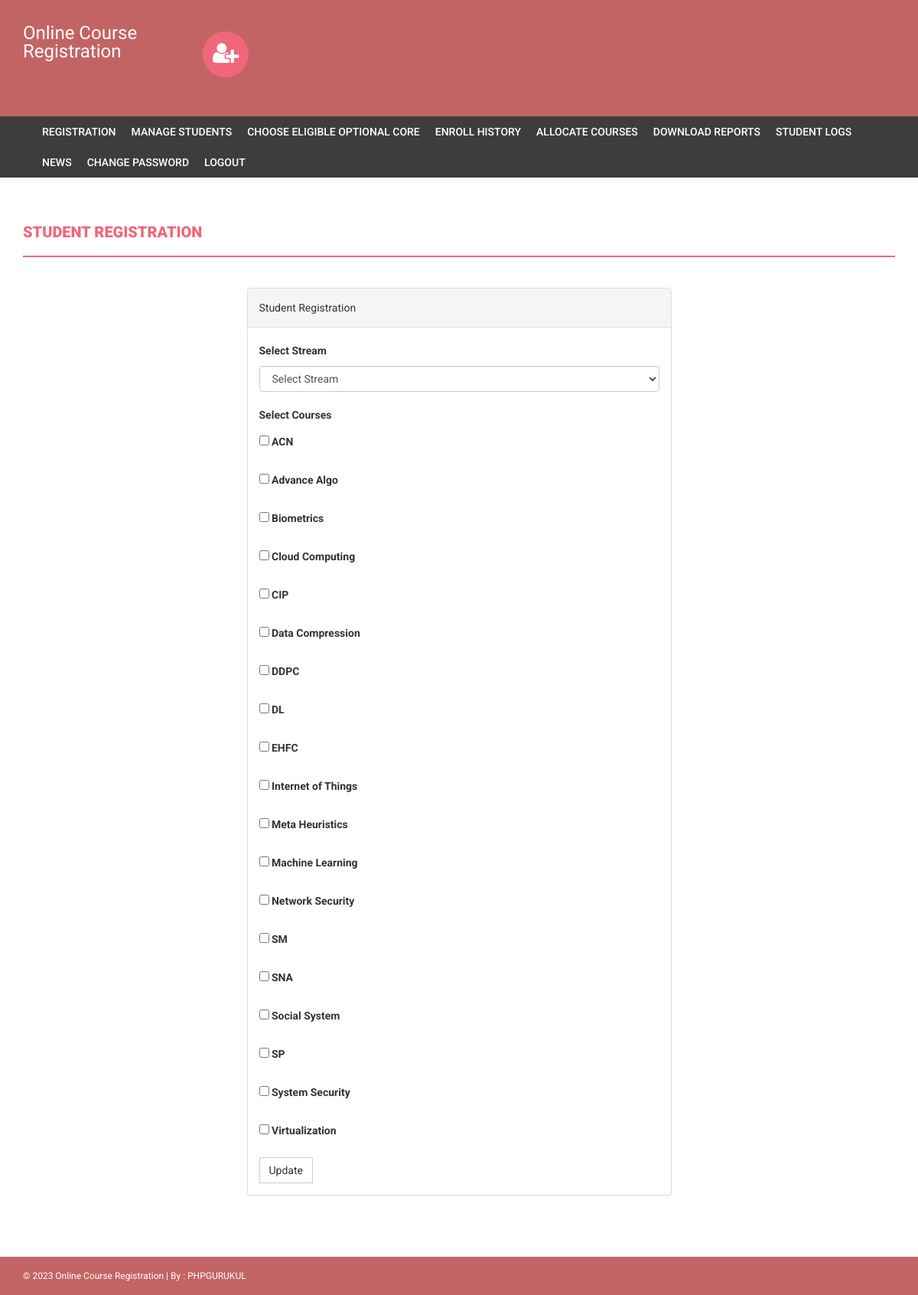
Screenshot of /onlinecourse/admin/eligible-optional-core.php (signed in) with the database file from the repository.
### tables this page shows
CREATE TABLE `course` (
  `course_code` varchar(255) NOT NULL,
  `courseName` varchar(255) DEFAULT NULL,
  `courseUnit` varchar(255) DEFAULT NULL,
  `noofSeats` int(11) DEFAULT NULL,
  `bucket_number` int(11) NOT NULL,
  `MCA` int(11) DEFAULT NULL COMMENT 'seats_for_MCA',
  `seats_for_IMTECH_3-4` int(11) DEFAULT NULL,
  `seats_for_IMTECH_5-6` int(11) DEFAULT NULL,
  `IMTECH_7-8` int(11) DEFAULT NULL COMMENT 'seats_for_IMTECH_7-8',
  `seats_for_MTECH_AI` int(11) DEFAULT NULL,
  `seats_for_MTECH_CS` int(11) DEFAULT NULL,
  `seats_for_MTECH_IT` int(11) DEFAULT NULL,
  `creationDate` timestamp NULL DEFAULT current_timestamp(),
  `updationDate` varchar(255) DEFAULT NULL
);

### onlinecourse/admin/eligible-optional-core.php (the view, shortened to what this page needs)
<?php
if(strlen($_SESSION['alogin'])==0)
    {
header('location:index.php');
}
else{
?>
<!DOCTYPE html>
<html xmlns="http://www.w3.org/1999/xhtml">
<head>
    <link href="../assets/css/bootstrap.css" rel="stylesheet" />
    <link href="../assets/css/font-awesome.css" rel="stylesheet" />
    <link href="../assets/css/style.css" rel="stylesheet" />
</head>
<body>
<?php include('includes/header.php');?>
<?php if($_SESSION['alogin']!="")
{
 include('includes/menubar.php');
}
 ?>
    <div class="content-wrapper">
        <div class="container">
              <div class="row">
                    <div class="col-md-12">
                        <h1 class="page-head-line">Student Registration  </h1>
                    </div>
                </div>
                <div class="row" >
                  <div class="col-md-3"></div>
                    <div class="col-md-6">
                        <div class="panel panel-default">
                        <div class="panel-heading">
                          Student Registration
                        </div>
                        <div class="panel-body">
                       <form method="post" >
                       <div class="form-group">
    <label for="stream_name">Select Stream</label>
    <select class="form-control" name="stream_name" required="required">
   <option value="">Select Stream</option>
    </select>
   </div>
<div class="form-group">
    <label for="courses">Select Courses</label>
  <?php
$sql = mysqli_query($con, "SELECT * FROM course");
while ($row = mysqli_fetch_array($sql)) {
    ?>
    <div class="form-group">
        <input type="checkbox" id="course_<?php echo htmlentities($row['courseName']);?>" name="courses[]" value="<?php echo htmlentities($row['courseName']);?>" />
        <label for="course_<?php echo htmlentities($row['courseName']);?>"><?php echo htmlentities($row['courseName']);?></label>
    </div>
    <?php
}
?>
 </div>
 <button type="submit" name="submit" id="submit" class="btn btn-default">Update</button>
</form>
                            </div>
                            </div>
                    </div>
                </div>
            </div>
        </div>
  <?php include('includes/footer.php');?>
</body>
</html>
<?php } ?>

### onlinecourse/assets/css/style.css (style rules this page uses)
body { font-family: 'Roboto', sans-serif; line-height: 30px; }
.content-wrapper { margin-top: 40px; min-height: 600px; padding-bottom: 60px; }
.page-head-line { font-weight: 900; padding-bottom: 20px; border-bottom: 2px solid #F0677C; text-transform: uppercase; color: #F0677C; font-size: 20px; margin-bottom: 40px; }
.btn { border-radius: 0px; -webkit-border-radius: 0px; -moz-border-radius: 0px; }

### rows the page displays
course: courseName "ACN"
course: courseName "Advance Algo"
course: courseName "Biometrics"
course: courseName "Cloud Computing"
course: courseName "CIP"
course: courseName "Data Compression"
course: courseName "DDPC"
course: courseName "DL"
course: courseName "EHFC"
course: courseName "Internet of Things"
course: courseName "Meta Heuristics"
course: courseName "Machine Learning"
course: courseName "Network Security"
course: courseName "SM"
course: courseName "SNA"
course: courseName "Social System"
course: courseName "SP"
course: courseName "System Security"
course: courseName "Virtualization"
